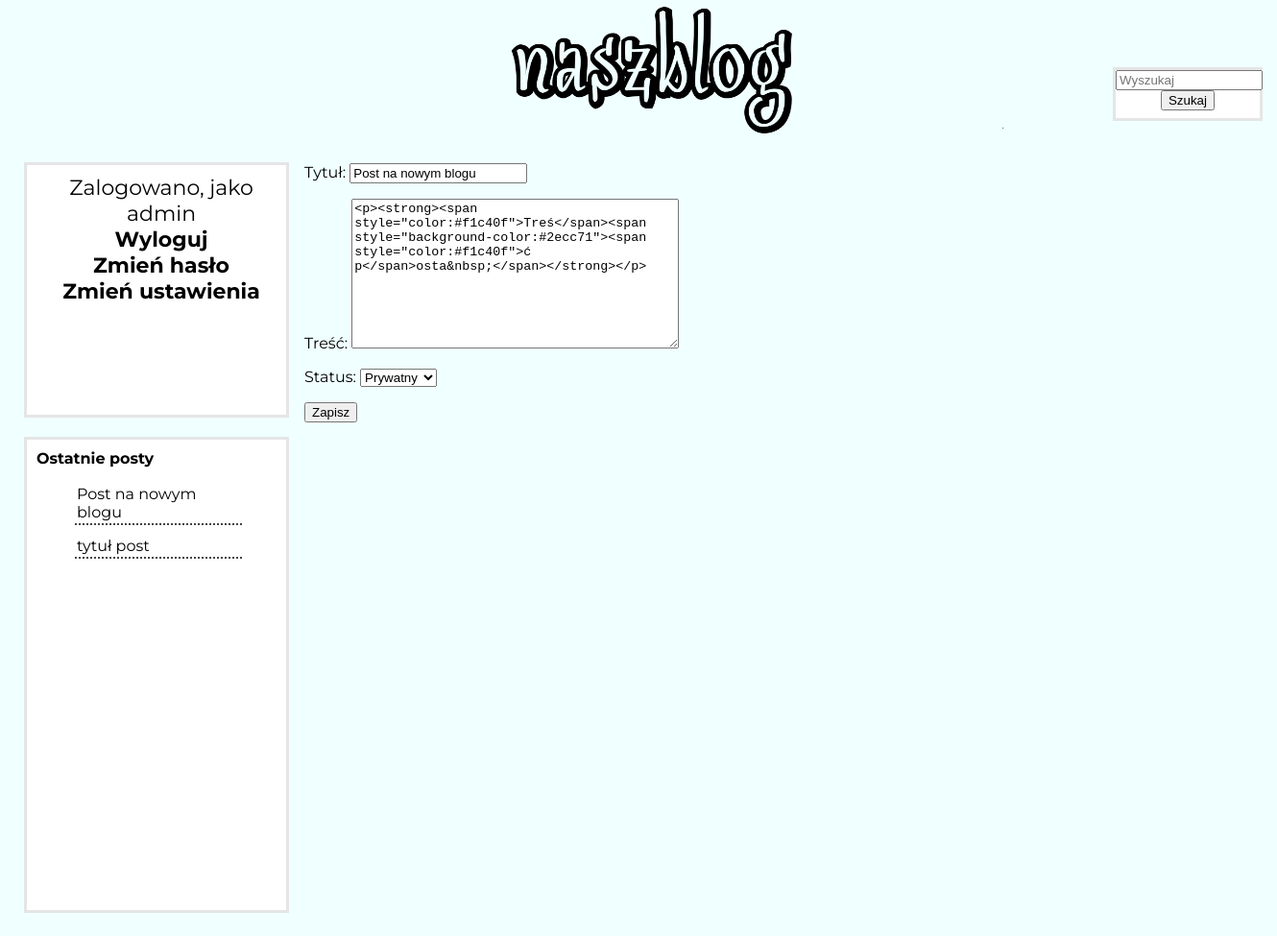
Screenshot of /edit/post/12 (signed in) with the database file from the repository.
### blogs/models.py (models this page shows, shortened)
class Post(models.Model):
    STATUS_CHOICES = (
                    ('private', 'Prywatny'),
                    ('public', 'Publiczny'),
                    )
    name = models.CharField(max_length=250)
    blog = models.ForeignKey(Blog,related_name='blog_posts',
                               on_delete=models.CASCADE
                              )
    text = RichTextUploadingField(blank=True)
    date_added = models.DateTimeField(auto_now_add=True)
    status = models.CharField(max_length=7,
                              choices=STATUS_CHOICES,
                              default='public')
    objects = models.Manager()
    public = PublicPostManager()
    slug = models.SlugField(max_length=250)
    def get_absolute_url(self):
        return reverse('blogs:post_detail',
                        args=[self.id,
                              self.slug])

### blogs/views.py (the view)
# urls.py: path('edit/post/<int:post_id>', views.edit_post, name='edit_post'),
@login_required
def edit_post(request,post_id):
    post = get_object_or_404(Post, id=post_id)
    blog = post.blog
    check_owner(request.user, blog.owner)
    form = PostForm(request.POST,instance=post)
    if request.method != 'POST':
        form = PostForm(instance=post)
    else:
        form = PostForm(instance=post, data=request.POST)
        if form.is_valid():
            form.save()
            return HttpResponseRedirect(reverse('blogs:post_detail',
                                        args=[post.id, post.slug]))
    lp = last_posts()
    context = {'post': post, 'form': form, 'last_posts': lp}
    return render(request, 'blogs/edit_post.html', context)

### blogs/forms.py
class PostForm(forms.ModelForm):
    class Meta:
        model = Post
        fields = ['name','text','status',]
        labels = {'text':'Treść', 'name':'Tytuł'}

### blogs/models.py (called while the page is built)
    def get_queryset(self):
        return super(PublicPostManager,self).get_queryset()\
                                           .filter(status='public')

### blogs/views.py (called while the page is built)
def check_owner(user,owner):
    if user != owner:
        raise Http404

def last_posts():
    last_posts = Post.public.all().order_by('-date_added')[:8]
    return last_posts;

### blogs/templates/blogs/edit_post.html (shortened to what this page needs)
{% extends "base.html" %}
{% block content %}
	<form action="{% url 'blogs:edit_post' post.id %}" method='post'>
		{{ form.as_p }}
		<input type="submit" value="Zapisz" />
	</form>
{% endblock content %}

### blogs/templates/base.html (shortened to what this page needs)
{% load staticfiles %}
<html lang="pl">
<head>
		<link href="{% static "style.css" %}" rel="stylesheet"/>
</head>
<body>
	<div class="wrapper">
		<a href="{% url 'blogs:blogs' %}">	<div class="logo">
				<img src="{% static 'images/opydl.png' %}" style="float: left;"/>
			</div></a>
			<div class="search">
				<form method='GET' action="{% url 'blogs:search' %}">
					<input type='text' name='q' placeholder='Wyszukaj' size="16" value='{{ request.GET.q }}'/>
					<input type='submit' value='Szukaj' />
				</form>
			</div>
		<div class="content">
			<div class="rightNav">
				{% block content %}
				{% endblock %}
			</div>
			<div class="topPanel">
				{% if not user.is_authenticated %}
					<div class ="m"><a href="{% url 'account:user_login' %}"/><b>Zaloguj</b></a></br></div>
					<hr/>
					<div class ="m"><a href="{% url 'account:register' %}"/><b>Zarejestruj</b></div></a></br></m>
				{% else %}
				Zalogowano, jako {{ user.username }}
				<br><a href="{% url 'account:logout' %}"/><b>Wyloguj</b></a></br>
				<a href="{% url 'account:password_change' %}"><b>Zmień hasło</b></a>
				<br><a href="{% url 'account:edit_profile' %}"><b>Zmień ustawienia</b></a>
				{% endif %}
			</div>
			<div class="bottomPanel">
				<b>Ostatnie posty</b>
					<ul>
					{% for post in last_posts %}
							<div class = "option"><a href="{{post.get_absolute_url}}">{{ post.name }}</div></a>
					{% endfor %}
					</ul>
			</div>
		</div>
	</div>
</body>
</html>

### blogs/static/style.css (style rules this page uses)
body { background-color: #F0FFFF; color: #000000; font-family: 'Montserrat', sans-serif; font-size: 16px; }
html, body { margin: 0; padding: 0; }
.wrapper { margin-left:auto; margin-right:auto; width: 1320px; min-height: 975px; background-color: #F0FFFF; overflow:hidden; }
.logo { text-align: center; width: 450px; font-size: 48px; margin-left: 320px; }
a > .logo > img { width: 720px; height: 144px; margin-left: auto; margin-right: auto; }
.content { background-color: #F0FFFF; width: 1280px; margin-left: auto; margin-right: auto; padding: 1px; position: relative; }
.rightNav { background-color: #F0FFFF; width: 988px; float: right; min-height: 750px; height: auto; padding: 10px 0 0 10px; min-height: 500px; }
.topPanel { text-align: center; font-size: 22px; background-color: #ffffff; width: 260px; height: 250px; float: left; padding: 10 0 0 10px; border-style: solid; border-color: e5e5e5; margin-top: 25px; }
.bottomPanel { margin-top: 20px; background-color: #ffffff; width: 260px; height: 480px; float: left; padding: 10px 0 0 10px; border-style: solid; border-color: e5e5e5; }
.search { background-color: #bde5b9; background-color: #ffffff; height: 50px; width: 150px; float: right; margin-top: 70px; text-align: center; border-color: #e5e5e5; border-style: solid; margin-right: 10px; }
.option { padding: 2px; border-bottom: 2px dotted #444444; width: 170px; margin: 0 10px 10px 0; }
a { color: black; text-decoration: none; }

### rows the page displays
Post: name "Post na nowym blogu", text "<p><strong><span style=\"color:#f1c40f\">Treś</span><span style=\"background-color:#2ecc71\"><span style=\"color:#f1c40f\">ć p</span>osta&nbsp;</span></strong></p>", status "Prywatny"
Post: name "Post na nowym blogu"
Post: name "tytuł post"

### other values shown
{{ user.username }} "admin"
